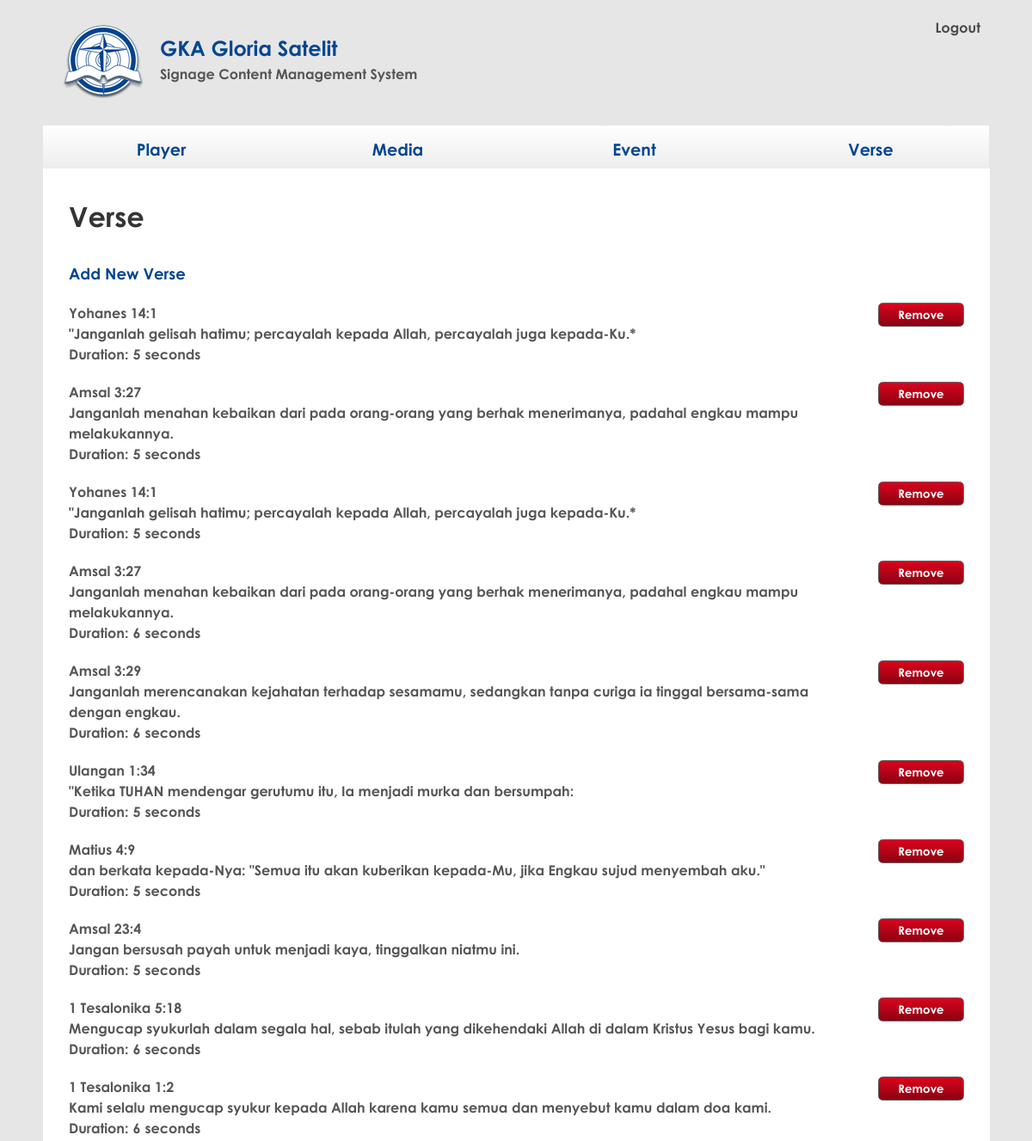
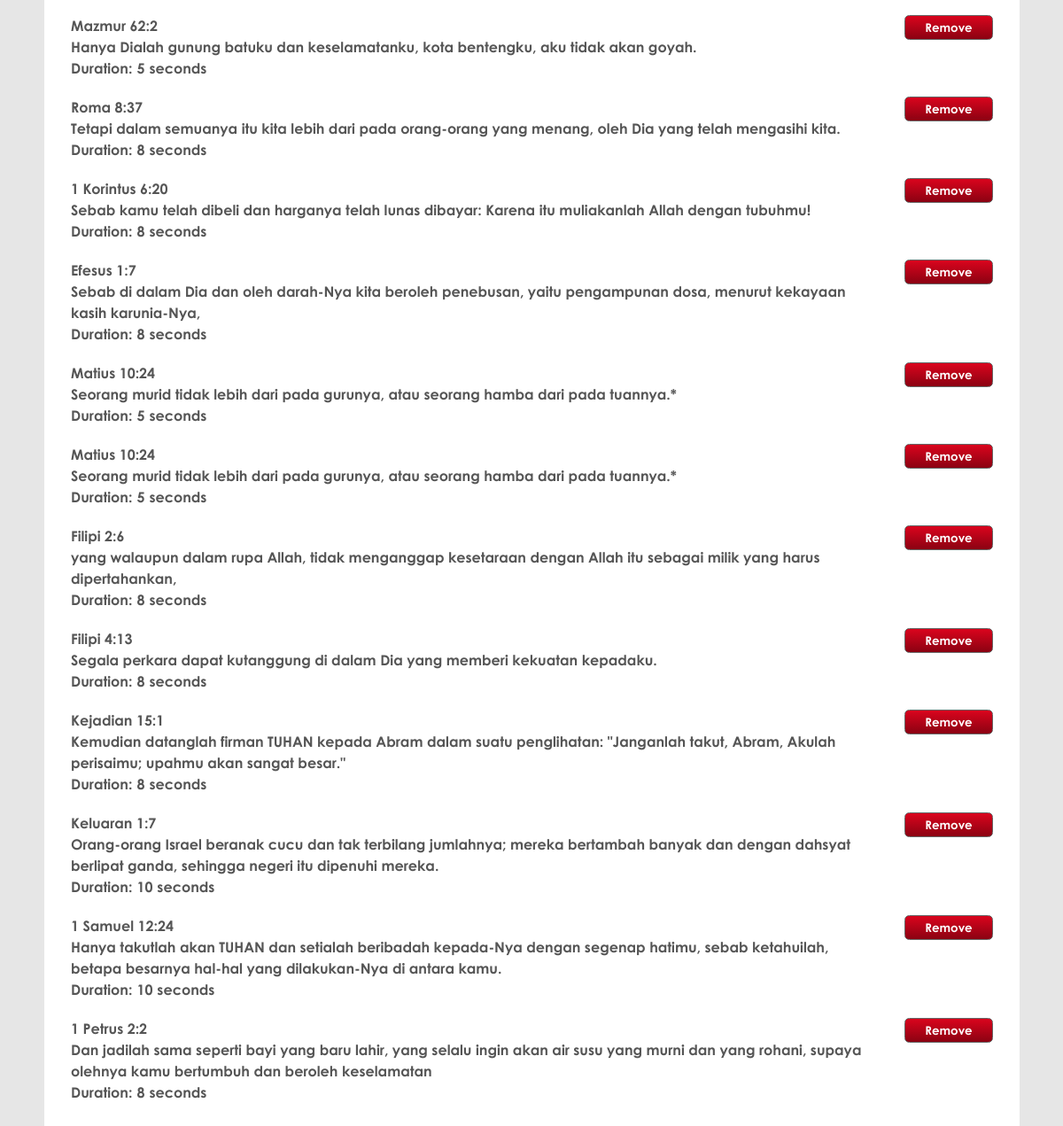
Page /app/index.php?page=rsc/Verse.htm (signed in) on the committed database (2 pictures, top to bottom).
### tables this page shows
CREATE TABLE IF NOT EXISTS `verse` (
  `id` int(11) NOT NULL AUTO_INCREMENT,
  `title` varchar(30) NOT NULL,
  `src` varchar(50) NOT NULL,
  `content` text NOT NULL,
  `duration` int(11) NOT NULL,
  PRIMARY KEY (`id`)
);

### app/DatabaseManager.php (called while the page is built, shortened)
<?php
    class DatabaseManager
    {
        private $gloriaCon;
        public function __construct()
        {
            $user="[YOUR_USERNAME]";
            $password="[YOUR_PASSWORD]";
            $this->gloriaCon = mysql_connect("127.0.0.1",$user,$password, true) or die ("Cannot connect to database");
        }
        public function GetCon()
        {
            return $this->gloriaCon;
        }
    }
?>

### app/Verse.php (the view, shortened to what this page needs)
<?php
class Verse
{
	private $param;
	public function __construct($id, $title, $src, $content, $duration, $dbCon)
	{
		$this->param = Array();
		$this->param['id'] = $id;
		$this->param['duration'] = $duration;
		$this->param['src'] = $src;
		$this->param['content'] = $content;
	}
	public function GetHTML()
	{
		$id = $this->param['id'];
		$content = ($this->param['content'] != "") ? $this->param['content'] : "&nbsp;";
		$src = ($this->param['src'] != "") ? $this->param['src'] : "&nbsp;";
		$script = "<script>
						new Ajax.InPlaceEditor('src_$id', 'ws.php', {
							cancelControl: 'button',
							highlightcolor: '#f5f5f5',
							highlightendcolor: '#f5f5f5',
							savingText: 'saving ...',
							callback: function(form, value) { return 'param=src&id=$id&value=' + encodeURIComponent(value) + '&object=verse&request=updateverse' }
						});
						new Ajax.InPlaceEditor('content_$id', 'ws.php', {
							cancelControl: 'button',
							highlightcolor: '#f5f5f5',
							highlightendcolor: '#f5f5f5',
							savingText: 'saving ...',
							rows: 3,
							callback: function(form, value) { return 'param=content&id=$id&value=' + encodeURIComponent(value) + '&object=verse&request=updateverse' }
						});
						new Ajax.InPlaceEditor('duration_$id', 'ws.php', {
							cancelControl: 'button',
							highlightcolor: '#f5f5f5',
							highlightendcolor: '#f5f5f5',
							savingText: 'saving ...',
							callback: function(form, value) { return 'param=duration&id=$id&value=' + encodeURIComponent(value) + '&object=verse&request=updateverse' }
						});
						</script>";
		return "<div class=\"verse\" id=\"verse_$id\">
					<div class=\"verse_col\">
						<div class=\"verse_src\"><div id=\"src_$id\">" . $src. "</div></div>
						<div class=\"verse_content\"><div id=\"content_$id\">" . $content . "</div></div>
						<div class=\"\" ><div style=\"float: left; padding-right: 5px;\">Duration: </div><div style=\"float: left\"><div id=\"duration_$id\" >" . $this->param['duration'] . "</div></div><div style=\"float: left; padding-left: 5px\"> seconds</div><div style=\"clear: both\"></div></div>
					</div>
					<div class=\"del_col delete\" id=\"deleteButton_$id\">
						<input class=\"button deleteButton\" type=\"button\"  onclick=\"DeleteVerse('" . $this->param['id'] . "')\" value=\"Remove\">
					</div>
					<div style=\"clear: both\"></div>
				</div> $script";
	}
	public static function GetVerses($filter, $dbCon)
	{
		$query = "SELECT * FROM gloria.verse $filter ORDER BY id ";
		$result = mysql_query($query, $dbCon->GetCon())
					or die("Error obtaining verses: " . mysql_error());
		$verses = array();
		while($result_ar = mysql_fetch_assoc($result))
		{
			$verse = new Verse($result_ar['id'],
							$result_ar['title'],
							$result_ar['src'],
							$result_ar['content'],
							$result_ar['duration'],
							$dbCon);
			array_push($verses, $verse);
		}
		return $verses;
	}
	public static function HandleRequest($content, $dbCon)
	{
		if(isset($_POST['request']))
		{
			$resp = array();
			switch($_POST['request'])
			{
				case 'addverse':
					$xml = simplexml_load_file(LOCALHOST . "alkitab/?keyword=" . urlencode($_POST["src"]));
					if($xml['msg'] == 'ok')
					{
						$content = "";
						foreach($xml->item as $ayat)
						{
							$content .= $ayat . " ";
						}
					}
					$verse = new Verse(-1, $_POST['title'], $_POST['src'], $content, $_POST['duration'], $dbCon);
					$resp['result'] = 1;
					$resp['request'] = $_POST['request'];
					$resp['data'] = $verse->GetHTML();
					echo json_encode($resp);
					break;
				case 'updateverse';
					$verse = Verse::GetVerse($_POST['id'], $dbCon);
					$verse->UpdateVerse($_POST['param'], $_POST['value']);
					echo $verse->GetParam($_POST['param']);
					break;
					break;
				case 'deleteverse':
					$event = Verse::GetVerse($_POST['id'], $dbCon);
					if(is_object($event))
					{
						$event->DeleteVerse();
						$resp['result'] = 1;
					}
					else
					{
						$resp['result'] = 0;
					}
					$resp['request'] = $_POST['request'];
					$resp['id'] = $_POST['id'];
					echo json_encode($resp);
					break;
				case 'getversexml':
					$xml = "";
					$verses = Verse::GetVerses("", $dbCon);
					foreach($verses as $verse)
					{
						$xml .= $verse->GetXML();
					}
					return "<verse title=\"Bible Verse\">" . $xml . "</verse>";
					break;
				case 'getversejson':
					$verseList = array();
					$verses = Verse::GetVerses("", $dbCon);
					foreach($verses as $verse)
					{
						$verseJSON = $verse->GetJSON();
						array_push($verseList, $verseJSON);
					}
					return $verseList;
			}
		}
		else
		{
			$html = Verse::GetAllVerseHTML($dbCon);
			return str_replace(array("[CONTENT]"),
								array($html),
								$content);
		}
	}
	public static function GetAllVerseHTML($dbCon)
	{
		$html = "";
		$verses = Verse::GetVerses("", $dbCon);
		foreach($verses as $verse)
		{
			$html .= $verse->GetHTML();
		}
		return $html;
	}
}
?>

### app/index.php (shortened to what this page needs)
<?php
$logout = "<div style=\"float: right; margin-right: 30px\"><a href=\"?request=logout\"><b>Logout</b></a></div>";
include_once('Event.php');
include_once('Verse.php');
include_once('DatabaseManager.php');
$dbCon = new DatabaseManager();
$page = (isset($_GET['page']) && file_exists($_GET['page'])) ? $_GET['page'] : 'rsc/Player.htm';
$fh = fopen($page, 'r');
$content = fread($fh, filesize($page));
if($page == 'rsc/Player.htm')
{
	$content = Player::HandleRequest($content, $dbCon);
}
else if($page == 'rsc/Event.htm')
{
	$content = Event::HandleRequest($content, $dbCon);
}
else if($page == 'rsc/Verse.htm')
{
	$content = Verse::HandleRequest($content, $dbCon);
}
else if($page == 'rsc/Media.htm')
{
	$content = MediaFile::HandleRequest($content, $dbCon);
}
?>
<!DOCTYPE HTML>
<html>
<head>
	<link href="css/main.css" rel="stylesheet" type="text/css" />
</head>
	<body id="">
		<div id="center_content" style="height: 100%">
			<div id="logo">
				<div style="float: left">
					<div  style="float: left"><img src="img/glorialogo.png"/> </div>
					<div style="float: left; padding-left: 1em;">
						<div class="logoText1" >GKA Gloria Satelit</div>
						<div class="logoText2" >Signage Content Management System</div>
					</div>
				</div>
				<?php echo $logout; ?>
			</div>
			<div id="menuBar">
				<div class="menuItem"><a href="?page=rsc/Player.htm">Player</a></div>
				<div class="menuItem"><a href="?page=rsc/Media.htm">Media</a></div>
				<div class="menuItem"><a href="?page=rsc/Event.htm">Event</a></div>
				<div class="menuItem"><a href="?page=rsc/Verse.htm">Verse</a></div>
			</div>
			<div class="mainContent">
				<div class="box">
					<?php echo $content; ?>
				</div>
			</div>
		</div>
	</body>
</html>

### app/css/main.css (style rules this page uses)
#logo { padding: 0 0 20px 20px; text-align: left; width: 100%; }
body { font-family: "GothicB", sans-serif ; margin:0; padding:20px 0 0 0; height: 100%; color: #555555; font-size: medium; background: #e6e6e6; text-align:center; line-height: 1.5; }
a { color: #4b4b4b; text-decoration: none; }
#center_content { min-height: 100%; width: 1100px; margin: 0 auto; }
.mainContent { height: 100%; width: 1101px; background: #ffffff; padding: 5px 0 0 0 ; text-align: left; margin: 0; min-height: 500px; }
#menuBar { position: relative; margin: 0 0 0 0px; }
.menuItem { font-family: "GothicB", sans-serif; cursor: pointer; width: 275px; height: 50px; text-align: center; font-size: 120%; float: left; font-weight: bold; color: #014691; filter: progid:DXImageTransform.Microsoft.gradient(startColorstr='#ffffff', endColorstr='#ededed'); background: -webkit-gradient(linear, left top, left bottom, from(#ffffff), to(#ededed)); background: -moz-linear-gradient(top, #ffffff, #ededed); }
#menuBar a { color: #014691; line-height: 2.4em; text-decoration: none; position: relative; top: 0.25em; }
.mainContent { clear: both; }
.mainContent .box { padding: 0 30px 30px 30px; }
h2 { font-family: "GothicB", sans-serif; font-size: 200%; color: #343433; }
h3 { font-family: "GothicB", sans-serif; font-size: 125%; color: #343433; }
h3 a { font-size: 90%; color: #014691; }
input [type="button"], .button { padding: 5px; min-width: 100px; font-family: "GothicB", sans-serif; -webkit-border-radius: 0.4em; -moz-border-radius: 0.4em; border-radius: 0.4em; border: 1px solid #000000; color: #ffffff; font-weight: bold; filter: progid:DXImageTransform.Microsoft.gradient(startColorstr='#014691', endColorstr='#192634'); background: -webkit-gradient(linear, left top, left bottom, from(#014691), to(#192634)); background: -moz-linear-gradient(top, #014691, #192634); }
.deleteButton { filter: progid:DXImageTransform.Microsoft.gradient(startColorstr='#da041d', endColorstr='#8b0212'); background: -webkit-gradient(linear, left top, left bottom, from(#da041d), to(#8b0212)); background: -moz-linear-gradient(top, #da041d, #8b0212); border: 1px solid #666666; }
.verse { clear: both; padding-bottom: 20px; }
.verse_src { font-weight: bold; }
.verse_col { float: left; width: 87%; }
.del_col { float: right; padding-left: 5px; width: 10%; text-align: right; }
.logoText1 { padding-top: 0.75em; font-size: 150%; font-weight: bold; color: #014691; }
.logoText2 { font-weight: bold; }

### rows in the picture
verse: src "Yohanes 14:1", content "\"Janganlah gelisah hatimu; percayalah kepada Allah, percayalah juga kepada-Ku.*", duration "5"
verse: src "Amsal 3:27", content "Janganlah menahan kebaikan dari pada orang-orang yang berhak menerimanya, padahal engkau mampu melakukannya.", duration "5"
verse: src "Yohanes 14:1", content "\"Janganlah gelisah hatimu; percayalah kepada Allah, percayalah juga kepada-Ku.*", duration "5"
verse: src "Amsal 3:27", content "Janganlah menahan kebaikan dari pada orang-orang yang berhak menerimanya, padahal engkau mampu melakukannya.", duration "6"
verse: src "Amsal 3:29", content "Janganlah merencanakan kejahatan terhadap sesamamu, sedangkan tanpa curiga ia tinggal bersama-sama dengan engkau.", duration "6"
verse: src "Ulangan 1:34", content "\"Ketika TUHAN mendengar gerutumu itu, Ia menjadi murka dan bersumpah:", duration "5"
verse: src "Matius 4:9", content "dan berkata kepada-Nya: \"Semua itu akan kuberikan kepada-Mu, jika Engkau sujud menyembah aku.\"", duration "5"
verse: src "Amsal 23:4", content "Jangan bersusah payah untuk menjadi kaya, tinggalkan niatmu ini.", duration "5"
verse: src "1 Tesalonika 5:18", content "Mengucap syukurlah dalam segala hal, sebab itulah yang dikehendaki Allah di dalam Kristus Yesus bagi kamu.", duration "6"
verse: src "1 Tesalonika 1:2", content "Kami selalu mengucap syukur kepada Allah karena kamu semua dan menyebut kamu dalam doa kami.", duration "6"
verse: src "Mazmur 62:2", content "Hanya Dialah gunung batuku dan keselamatanku, kota bentengku, aku tidak akan goyah.", duration "5"
verse: src "Roma 8:37", content "Tetapi dalam semuanya itu kita lebih dari pada orang-orang yang menang, oleh Dia yang telah mengasihi kita.", duration "8"
verse: src "1 Korintus 6:20", content "Sebab kamu telah dibeli dan harganya telah lunas dibayar: Karena itu muliakanlah Allah dengan tubuhmu!", duration "8"
verse: src "Efesus 1:7", content "Sebab di dalam Dia dan oleh darah-Nya kita beroleh penebusan, yaitu pengampunan dosa, menurut kekayaan kasih karunia-Nya,", duration "8"
verse: src "Matius 10:24", content "Seorang murid tidak lebih dari pada gurunya, atau seorang hamba dari pada tuannya.*", duration "5"
verse: src "Matius 10:24", content "Seorang murid tidak lebih dari pada gurunya, atau seorang hamba dari pada tuannya.*", duration "5"
verse: src "Filipi 2:6", content "yang walaupun dalam rupa Allah, tidak menganggap kesetaraan dengan Allah itu sebagai milik yang harus dipertahankan,", duration "8"
verse: src "Filipi 4:13", content "Segala perkara dapat kutanggung di dalam Dia yang memberi kekuatan kepadaku.", duration "8"
verse: src "Kejadian 15:1", content "Kemudian datanglah firman TUHAN kepada Abram dalam suatu penglihatan: \"Janganlah takut, Abram, Akulah perisaimu; upahmu akan sangat besar.\"", duration "8"
verse: src "Keluaran 1:7", content "Orang-orang Israel beranak cucu dan tak terbilang jumlahnya; mereka bertambah banyak dan dengan dahsyat berlipat ganda, sehingga negeri itu dipenuhi mereka.", duration "10"
verse: src "1 Samuel 12:24", content "Hanya takutlah akan TUHAN dan setialah beribadah kepada-Nya dengan segenap hatimu, sebab ketahuilah, betapa besarnya hal-hal yang dilakukan-Nya di antara kamu.", duration "10"
verse: src "1 Petrus 2:2", content "Dan jadilah sama seperti bayi yang baru lahir, yang selalu ingin akan air susu yang murni dan yang rohani, supaya olehnya kamu bertumbuh dan beroleh keselamatan", duration "8"

### other values in the picture
$content "Verse Add New Verse"
